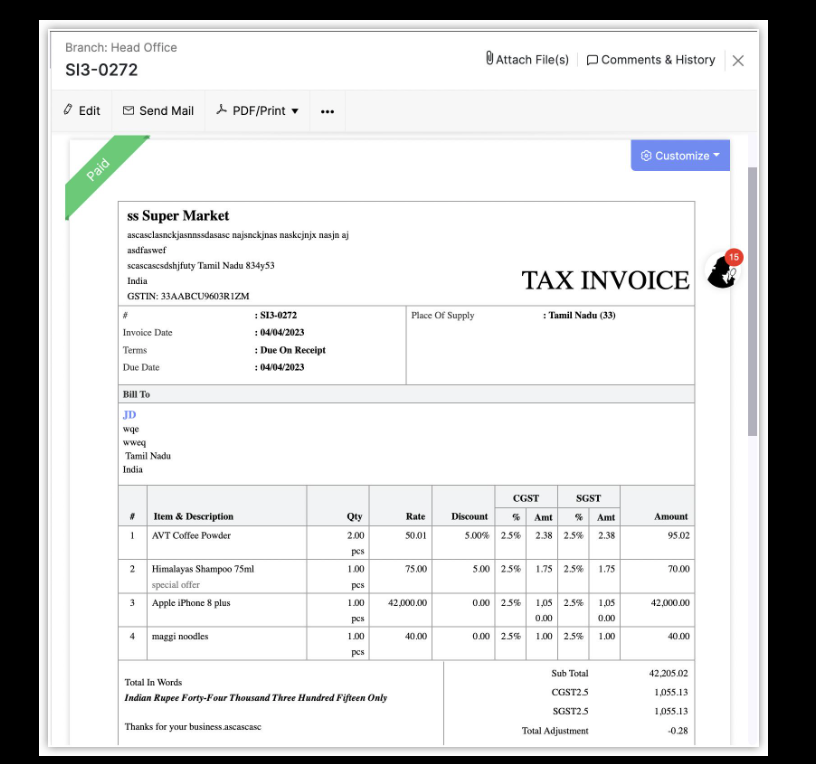
#> input picture input/receipt.jpg, 816 x 764 px
$ python -i ocr.py   (imports and definitions only)
#> lines starting #> are read from the running program, lines starting #| are printed output that depends on the picture; after the words box and inside, x2 and y2 are one past the last pixel; in counts of white or black regions, pixels touching at a corner belong together
import cv2
import pytesseract
import numpy as np

pytesseract.pytesseract.tesseract_cmd = r"C:\Program Files\Tesseract-OCR\tesseract.exe"

def extract_text(image_path):
#> called with image_path = 'input/receipt.jpg'
    img = cv2.imread(image_path)
#> img is the input picture: shape (764, 816, 3); mean B, G, R 210.6, 210.3, 209.8

    # Resize
    img = cv2.resize(img, None, fx=2.5, fy=2.5, interpolation=cv2.INTER_CUBIC)
#> img: shape (1910, 2040, 3)

    # Convert to gray
    gray = cv2.cvtColor(img, cv2.COLOR_BGR2GRAY)
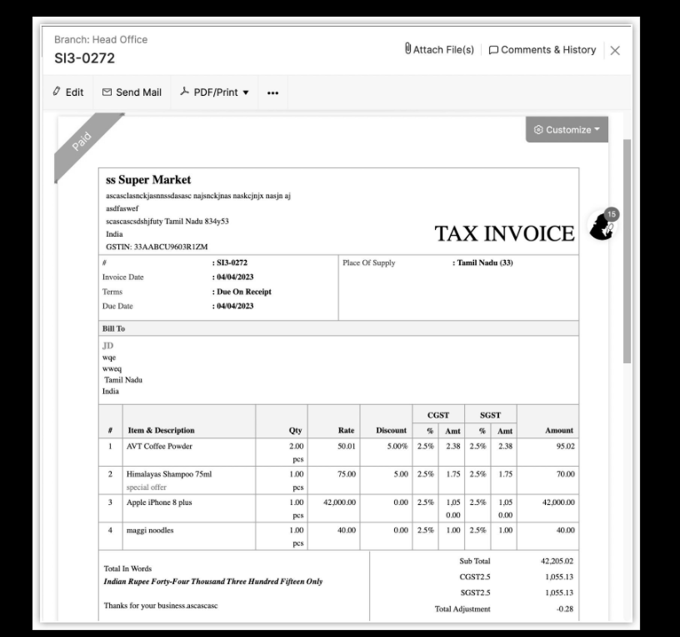
#> gray: shape (1910, 2040) (shown at 1/3 size); min 0, max 255, mean 210.1

    #  Increase contrast
    gray = cv2.convertScaleAbs(gray, alpha=1.5, beta=0)
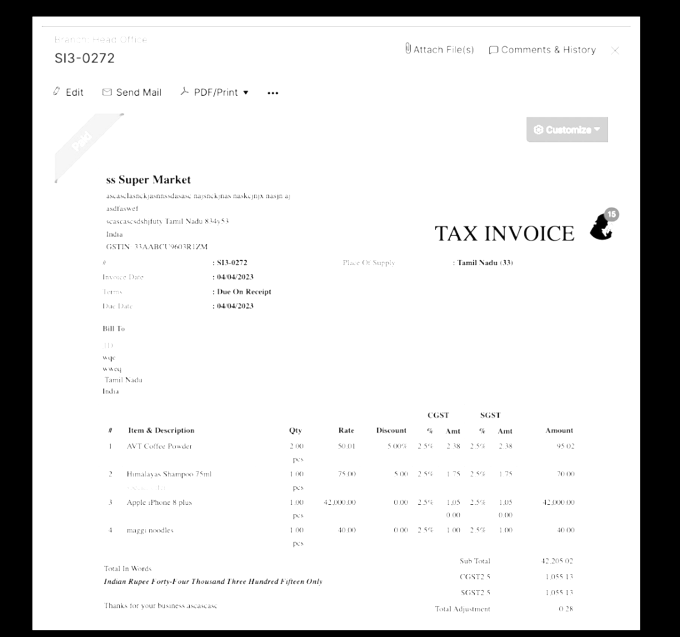
#> gray: shape (1910, 2040) (shown at 1/3 size); min 0, max 255, mean 217.3

    #  Sharpen (FIXED)
    kernel = np.array([[0, -1, 0],
                       [-1, 5, -1],
                       [0, -1, 0]])
    gray = cv2.filter2D(gray, -1, kernel)

    #  Threshold
    thresh = cv2.threshold(gray, 0, 255,
                           cv2.THRESH_BINARY + cv2.THRESH_OTSU)[1]
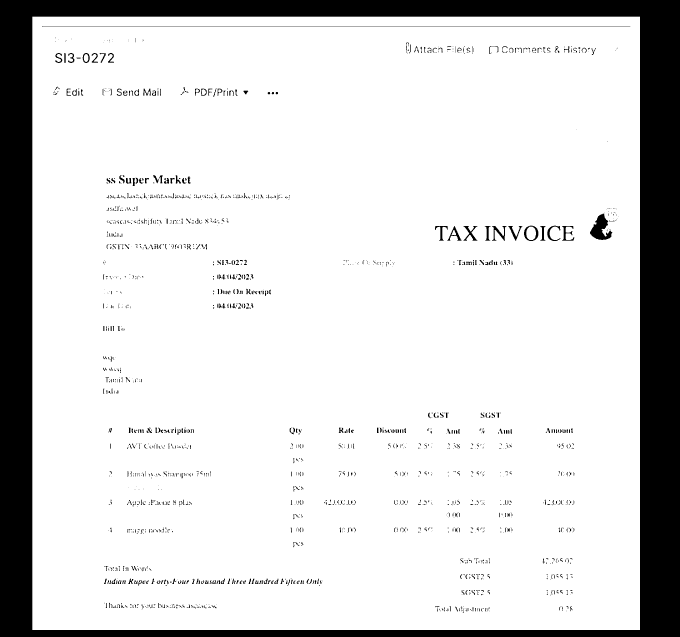
#> thresh: shape (1910, 2040) (shown at 1/3 size); 85% white; 1803 black regions (1232 under 20 px), largest, box (x1, y1, x2, y2) and area: (0, 0, 2040, 1910) 542080, (1770, 641, 1837, 720) 2785, (129, 78, 1891, 79) 1762

    # OCR
#> (the run stopped early here; a loop or call above may not have finished)
